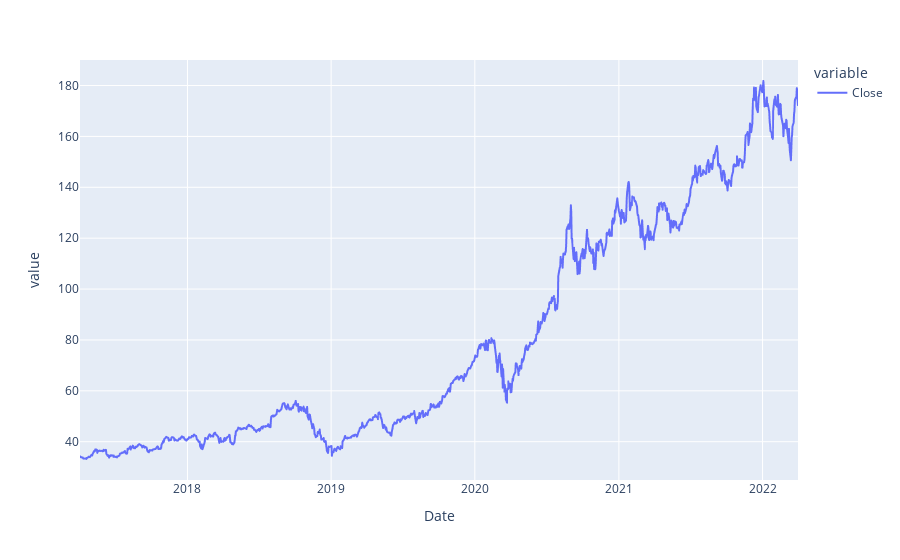

The notebook cell this image was saved under:
### Code cell
graph("aapl")

### Figure 1 — Plotly figure (JSON) as saved in the notebook; plotly's stock layout.template omitted (floating-point values rounded to 4 significant figures; data arrays with more than 128 entries replaced by an {"elided": "..."} marker saying what was removed)
{"data": [{"hovertemplate": "variable=Close<br>Date=%{x}<br>value=%{y}<extra></extra>", "legendgroup": "Close", "line": {"color": "#636efa", "dash": "solid"}, "mode": "lines", "name": "Close", "showlegend": true, "type": "scattergl", "x": {"elided": "1260 str values"}, "xaxis": "x", "y": {"elided": "1260 float values"}, "yaxis": "y"}], "layout": {"legend": {"title": {"text": "variable"}, "tracegroupgap": 0}, "margin": {"t": 60}, "xaxis": {"anchor": "y", "domain": [0, 1], "title": {"text": "Date"}}, "yaxis": {"anchor": "x", "domain": [0, 1], "title": {"text": "value"}}}}
